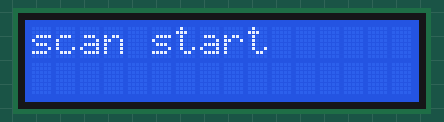
Bench run of a sketch on a simulated ESP8266 (NodeMCU). Shown: 16×2 character LCD. A WiFi scan finds three made-up networks.

Above: at 1.2 s.
At 3.8 s:
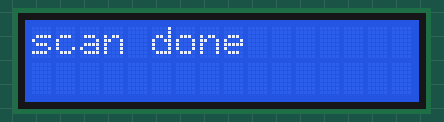
At 5.8 s:
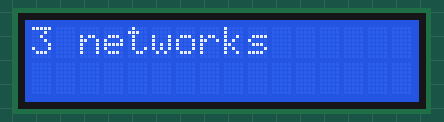
At 7.8 s:
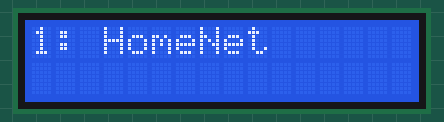
At 9.8 s:
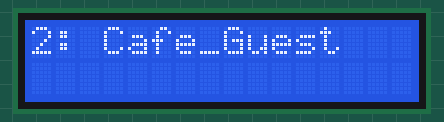
At 13.8 s:
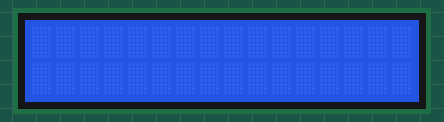

The sketch:

sketch_ScanWifi_LCD.ino
```cpp
#include <Wire.h>
#include <LiquidCrystal_I2C.h>
#include "ESP8266WiFi.h"
LiquidCrystal_I2C lcd(0x27,16,2);
void setup() {
  lcd.init();
  lcd.backlight();
  WiFi.mode(WIFI_STA);
  WiFi.disconnect();
  delay(100);
  //Serial.println("hello Jo");
  lcd.println("Setup done");
  delay(1000);
  lcd.clear();
}

void loop() {


  lcd.println("scan start");

  // WiFi.scanNetworks will return the number of networks found
  int n = WiFi.scanNetworks();
  delay(500);
  lcd.clear();
  lcd.println("scan done");
  delay(2000);
  lcd.clear();
  if (n == 0)
    lcd.println("not found");
  else
  {
    lcd.print(n);
    lcd.println(" networks");
    delay(2000);
    lcd.clear();
    for (int i = 0; i < n; ++i)
    {
      // Print SSID and RSSI for each network found
      lcd.print(i + 1);
      lcd.print(": ");
      lcd.print(WiFi.SSID(i));
      delay(2000);
      lcd.clear();
    }
  }
  lcd.clear();

  // Wait a bit before scanning again
  delay(3000);
}
```

Measured:
- by itself, everything shown: repeats every 15.6 s, in 7 steps
- what the display in image 0 shows lasts 2.5 s, from 1.2 s to 3.7 s
- what the display in image 1 shows lasts 2.0 s, from 3.7 s to 5.7 s
- what the display in image 5 shows lasts 3.0 s, from 13.8 s to 16.8 s
